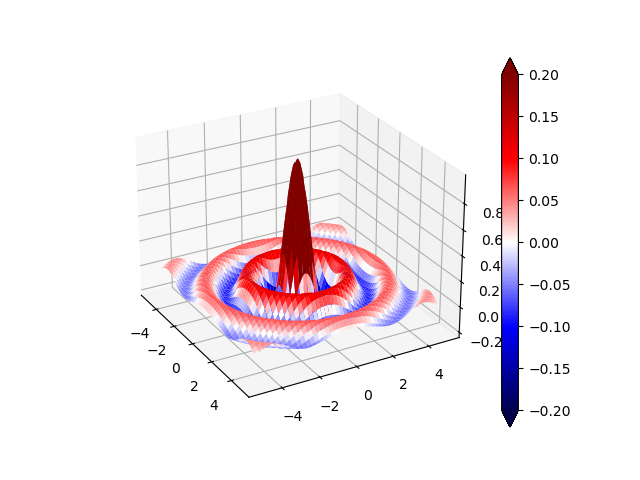

Python code for this plot:
from numpy import sin, linspace, meshgrid, pi
import matplotlib.pyplot as plt
import matplotlib.colors as mcolors

x = linspace(-5, 5, 100)                                        
y = linspace(-5, 5, 100) 
xx, yy = meshgrid(x,y)

t = (xx**2 + yy**2)**(1/2)

zz = sin(pi* t)/(pi*t)
pp = xx*0

fig = plt.figure()
ax = fig.add_subplot(projection='3d')

offset = mcolors.TwoSlopeNorm( vcenter= 0, vmin= -0.2, vmax= 0.2)

mapp = ax.plot_surface(xx,yy,zz, cmap='seismic', norm=offset)

fig.colorbar(mapp, ax=ax, extend='both')

fig.show()

input()
